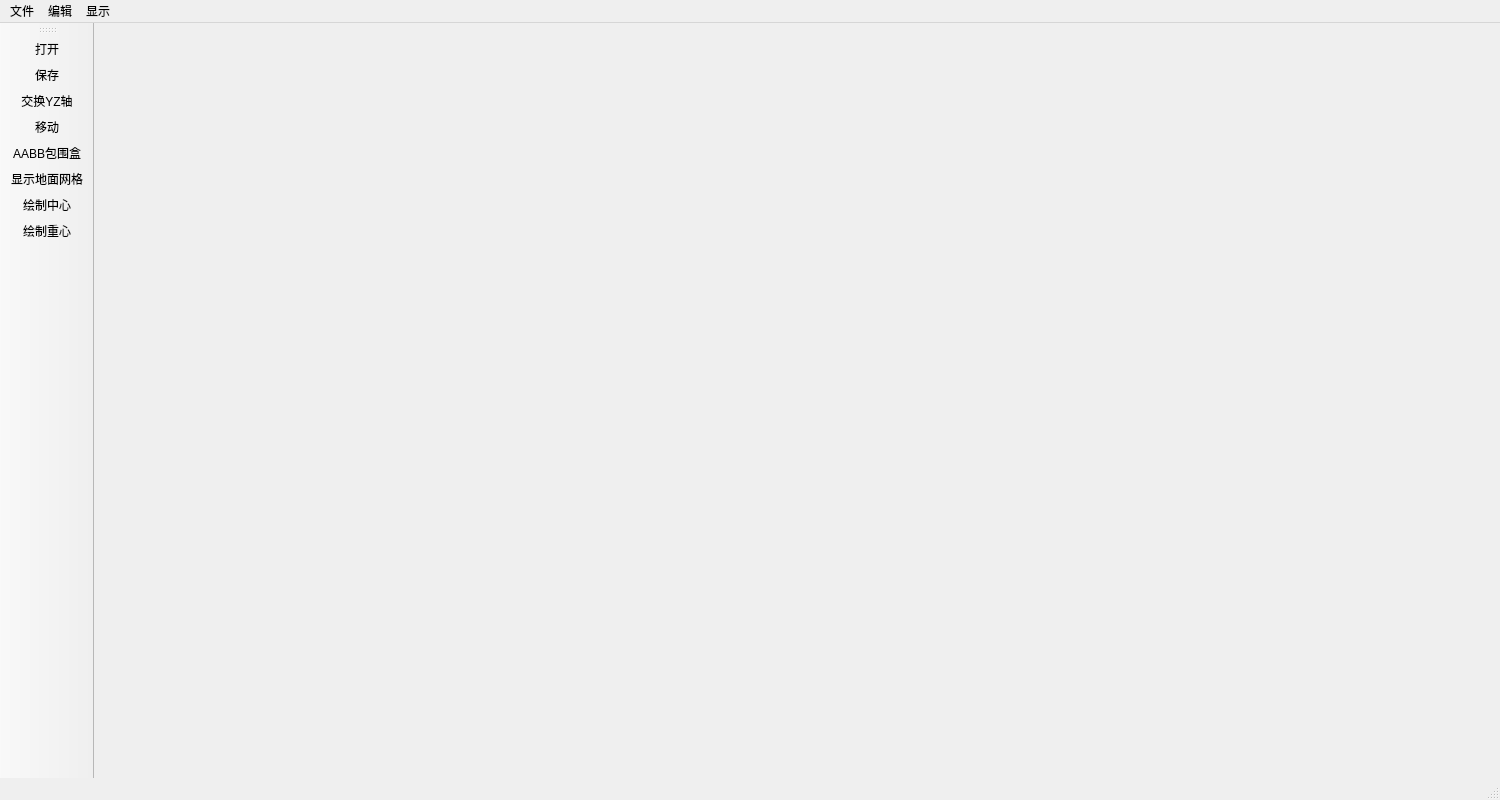
<?xml version="1.0" encoding="UTF-8"?>
<ui version="4.0">
 <class>MainWindow</class>
 <widget class="QMainWindow" name="MainWindow">
  <property name="geometry">
   <rect>
    <x>0</x>
    <y>0</y>
    <width>1500</width>
    <height>800</height>
   </rect>
  </property>
  <property name="sizePolicy">
   <sizepolicy hsizetype="Fixed" vsizetype="Fixed">
    <horstretch>0</horstretch>
    <verstretch>0</verstretch>
   </sizepolicy>
  </property>
  <property name="minimumSize">
   <size>
    <width>1500</width>
    <height>800</height>
   </size>
  </property>
  <property name="maximumSize">
   <size>
    <width>1500</width>
    <height>800</height>
   </size>
  </property>
  <property name="windowTitle">
   <string>MainWindow</string>
  </property>
  <property name="windowIcon">
   <iconset>
    <normalon>:/Label/icon.png</normalon>
   </iconset>
  </property>
  <property name="iconSize">
   <size>
    <width>50</width>
    <height>50</height>
   </size>
  </property>
  <widget class="QWidget" name="centralwidget">
   <widget class="Viewer" name="viewer" native="true">
    <property name="geometry">
     <rect>
      <x>0</x>
      <y>0</y>
      <width>1461</width>
      <height>751</height>
     </rect>
    </property>
    <property name="sizePolicy">
     <sizepolicy hsizetype="Fixed" vsizetype="Fixed">
      <horstretch>0</horstretch>
      <verstretch>1</verstretch>
     </sizepolicy>
    </property>
   </widget>
  </widget>
  <widget class="QMenuBar" name="menubar">
   <property name="geometry">
    <rect>
     <x>0</x>
     <y>0</y>
     <width>1500</width>
     <height>26</height>
    </rect>
   </property>
   <widget class="QMenu" name="menu">
    <property name="title">
     <string>文件</string>
    </property>
    <addaction name="actionOpen"/>
    <addaction name="actionSave"/>
    <addaction name="actionsaveto"/>
    <addaction name="actionclosefile"/>
    <addaction name="actionClose"/>
   </widget>
   <widget class="QMenu" name="menu_2">
    <property name="title">
     <string>编辑</string>
    </property>
    <addaction name="actionSwitchYZ"/>
    <addaction name="actionTranslate"/>
   </widget>
   <widget class="QMenu" name="menu_3">
    <property name="title">
     <string>显示</string>
    </property>
    <addaction name="actionAABB"/>
    <addaction name="actionGrid"/>
    <addaction name="actionCenter"/>
    <addaction name="actionm_Center"/>
    <addaction name="actionsurface_mesh"/>
   </widget>
   <addaction name="menu"/>
   <addaction name="menu_2"/>
   <addaction name="menu_3"/>
  </widget>
  <widget class="QStatusBar" name="statusbar"/>
  <widget class="QToolBar" name="toolBar">
   <property name="windowTitle">
    <string>toolBar</string>
   </property>
   <attribute name="toolBarArea">
    <enum>LeftToolBarArea</enum>
   </attribute>
   <attribute name="toolBarBreak">
    <bool>false</bool>
   </attribute>
   <addaction name="actionOpen"/>
   <addaction name="actionSave"/>
   <addaction name="actionSwitchYZ"/>
   <addaction name="actionTranslate"/>
   <addaction name="actionAABB"/>
   <addaction name="actionGrid"/>
   <addaction name="actionCenter"/>
   <addaction name="actionm_Center"/>
  </widget>
  <action name="actionOpen">
   <property name="icon">
    <iconset resource="res.qrc">
     <normaloff>:/Label/wechatfile/WeChat Files/wxid_7zjp12clvtad22/FileStorage/File/2020-11/Desktop/打开.png</normaloff>:/Label/wechatfile/WeChat Files/wxid_7zjp12clvtad22/FileStorage/File/2020-11/Desktop/打开.png</iconset>
   </property>
   <property name="text">
    <string>打开</string>
   </property>
  </action>
  <action name="actionSave">
   <property name="icon">
    <iconset resource="res.qrc">
     <normaloff>:/Label/wechatfile/WeChat Files/wxid_7zjp12clvtad22/FileStorage/File/2020-11/Desktop/保存.png</normaloff>:/Label/wechatfile/WeChat Files/wxid_7zjp12clvtad22/FileStorage/File/2020-11/Desktop/保存.png</iconset>
   </property>
   <property name="text">
    <string>保存</string>
   </property>
  </action>
  <action name="actionClose">
   <property name="text">
    <string>退出</string>
   </property>
  </action>
  <action name="actionSwitchYZ">
   <property name="icon">
    <iconset resource="res.qrc">
     <normaloff>:/Label/wechatfile/WeChat Files/wxid_7zjp12clvtad22/FileStorage/File/2020-11/Desktop/yz.png</normaloff>:/Label/wechatfile/WeChat Files/wxid_7zjp12clvtad22/FileStorage/File/2020-11/Desktop/yz.png</iconset>
   </property>
   <property name="text">
    <string>交换YZ轴</string>
   </property>
  </action>
  <action name="actionTranslate">
   <property name="icon">
    <iconset resource="res.qrc">
     <normaloff>:/Label/wechatfile/WeChat Files/wxid_7zjp12clvtad22/FileStorage/File/2020-11/Desktop/移动.png</normaloff>:/Label/wechatfile/WeChat Files/wxid_7zjp12clvtad22/FileStorage/File/2020-11/Desktop/移动.png</iconset>
   </property>
   <property name="text">
    <string>移动</string>
   </property>
  </action>
  <action name="actionAABB">
   <property name="icon">
    <iconset resource="res.qrc">
     <normaloff>:/Label/wechatfile/WeChat Files/wxid_7zjp12clvtad22/FileStorage/File/2020-11/Desktop/立方体.png</normaloff>:/Label/wechatfile/WeChat Files/wxid_7zjp12clvtad22/FileStorage/File/2020-11/Desktop/立方体.png</iconset>
   </property>
   <property name="text">
    <string>AABB包围盒</string>
   </property>
  </action>
  <action name="actionCenter">
   <property name="icon">
    <iconset resource="res.qrc">
     <normaloff>:/Label/wechatfile/WeChat Files/wxid_7zjp12clvtad22/FileStorage/File/2020-11/Desktop/center.png</normaloff>:/Label/wechatfile/WeChat Files/wxid_7zjp12clvtad22/FileStorage/File/2020-11/Desktop/center.png</iconset>
   </property>
   <property name="text">
    <string>绘制中心</string>
   </property>
  </action>
  <action name="actionGrid">
   <property name="icon">
    <iconset resource="res.qrc">
     <normaloff>:/Label/wechatfile/WeChat Files/wxid_7zjp12clvtad22/FileStorage/File/2020-11/Desktop/网格开.png</normaloff>:/Label/wechatfile/WeChat Files/wxid_7zjp12clvtad22/FileStorage/File/2020-11/Desktop/网格开.png</iconset>
   </property>
   <property name="text">
    <string>显示地面网格</string>
   </property>
  </action>
  <action name="actionm_Center">
   <property name="icon">
    <iconset resource="res.qrc">
     <normaloff>:/Label/wechatfile/WeChat Files/wxid_7zjp12clvtad22/FileStorage/File/2020-11/Desktop/mcenter.png</normaloff>:/Label/wechatfile/WeChat Files/wxid_7zjp12clvtad22/FileStorage/File/2020-11/Desktop/mcenter.png</iconset>
   </property>
   <property name="text">
    <string>绘制重心</string>
   </property>
  </action>
  <action name="actionsaveto">
   <property name="text">
    <string>另存为</string>
   </property>
  </action>
  <action name="actionsurface_mesh">
   <property name="text">
    <string>显示面片/网格</string>
   </property>
  </action>
  <action name="actionclosefile">
   <property name="icon">
    <iconset resource="res.qrc">
     <normaloff>:/Label/images/Close.png</normaloff>:/Label/images/Close.png</iconset>
   </property>
   <property name="text">
    <string>关闭文件</string>
   </property>
  </action>
 </widget>
 <customwidgets>
  <customwidget>
   <class>Viewer</class>
   <extends></extends>
   <header>viewer.h</header>
   <slots>
    <slot>load_f()</slot>
   </slots>
  </customwidget>
 </customwidgets>
 <resources>
  <include location="res.qrc"/>
 </resources>
 <connections>
  <connection>
   <sender>actionClose</sender>
   <signal>triggered(bool)</signal>
   <receiver>MainWindow</receiver>
   <slot>close()</slot>
   <hints>
    <hint type="sourcelabel">
     <x>-1</x>
     <y>-1</y>
    </hint>
    <hint type="destinationlabel">
     <x>399</x>
     <y>299</y>
    </hint>
   </hints>
  </connection>
 </connections>
</ui>
